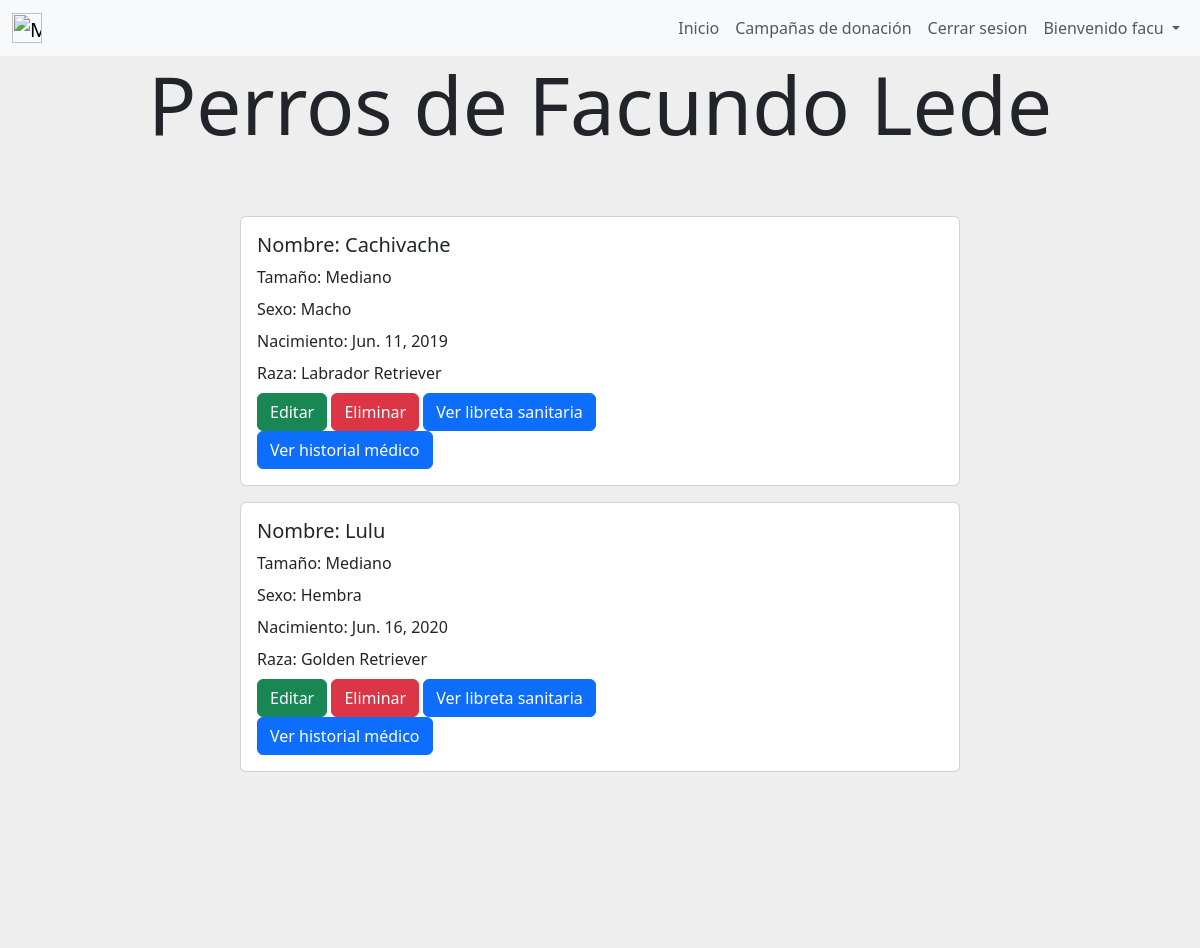
The page /ver_perros_cliente/2/ (signed in) on the database its author committed.
### user/models.py (models this page shows)
class User(AbstractUser):
    dni = models.CharField(max_length=8, unique=True)
    email = models.EmailField(unique=True)

### gestion_de_mascotas/models.py (models this page shows, shortened)
class Perro(models.Model):
    nombre = models.CharField(verbose_name="Nombre",max_length=30)
    size = models.CharField(verbose_name="Tamaño", max_length=50)
    owner = models.ForeignKey(User, on_delete=models.CASCADE)
    raza = models.ForeignKey(Raza, on_delete=models.CASCADE, default=None, null=True)
    sexo = models.CharField(max_length=30,null=True, default=None)
    nacimiento = models.DateField()
    class Meta:
        unique_together = (('nombre', 'owner'))
        verbose_name='perro'
        verbose_name_plural='perros'

class Raza(models.Model):
    nombre = models.CharField(max_length=50)
    class Meta():
        verbose_name = "Raza"
        verbose_name_plural = "Razas"
    def __str__(self) :
        return self.nombre

### gestion_de_mascotas/views.py (the view)
# urls.py: path('ver_perros_cliente/<id>/',views.ver_perros_cliente, name= "ver_perros_cliente"),
def ver_perros_cliente(request, id):
    perro_owner = User.objects.get(id=id)
    perros_cliete = Perro.objects.filter(owner = perro_owner)
    return render(request,"gestion_de_mascotas/perros_cliente.html",{'perros':perros_cliete, "cliente":perro_owner})

### gestion_de_mascotas/templates/gestion_de_mascotas/perros_cliente.html (shortened to what this page needs)
{% extends "gestion_de_usuarios/base.html" %}
{% block content %}
{% if user.is_authenticated %}
<div style="background-color:#eee;height: 20%;text-align: center;">
    <h1 class="display-1">Perros de {{cliente.first_name}} {{cliente.last_name}}</h1>
</div>
{% if perros.count == 0 %}
<div style="background-color: #eee;background-position: center;background-size: cover; align-items: center;justify-content: center;display: flex;">
    <div class="card mb-3 element-home-color" style="width: 60%;">
        <div class="row g-0">
            <div class="card">
                <div class="card-body">
                    Aún no hay ningún perro.
                </div>
            </div>
        </div>
    </div>
</div>
{% else %}
        {% for perro in perros %}
        <div style="background-color: #eee;background-position: center;background-size: cover; align-items: center;justify-content: center;display: flex;">
            <div class="card mb-3 element-home-color" style="width: 60%;">
                <div class="row g-0">
                <div class="col-md-8">
                    <div class="card-body">
                    <h5 class="card-title">Nombre: {{perro.nombre}}</h5>
                    <p class="card-title">Tamaño: {{perro.size}}</p>
                    <p class="card-title">Sexo: {{perro.sexo}}</p>
                    <p class="card-title">Nacimiento: {{perro.nacimiento}}</p>
                    <p class="card-title">Raza: {{perro.raza}}</p>
                    <a class="btn btn-success" href="{% url 'editar_perro' perro.id %}" style="color:white;">Editar</a>
                    <a href ="#" class="btn btn-danger" onclick="delete_perro({{perro.id}})" style="color:white;">Eliminar</a>
                    <a href ="{% url 'ver_libreta_sanitaria' perro.id %}" class="btn btn-primary" style="color:white;">Ver libreta sanitaria</a>
                    <a href ="{% url 'ver_historial_medico' perro.id %}" class="btn btn-primary" style="color:white;">Ver historial médico</a>
                    </div>
                </div>
                </div>
            </div>
        </div>
        {% endfor %}
<div style="background-color:#eee;height: 20%;">
</div>
{% endif %}
{% else %}
    <img src="https://st.depositphotos.com/31068556/51146/v/600/depositphotos_511461970-stock-illustration-concept-design-of-an-empty.jpg" class="img-fluid rounded-start" alt="..." style="border-radius: 4px;">
{% endif %}
{% endblock %}

### gestion_de_usuarios/templates/gestion_de_usuarios/base.html (shortened to what this page needs)
<nav class="navbar navbar-expand-lg navbar-light bg-light">
    <div class="container-fluid">
        <a class="navbar-brand mt-2 mt-lg-0" href="{% url 'home' %}">
          <img
            src="https://media.discordapp.net/attachments/1084960115909722185/1098246667553218660/image.png?width=970&height=609"
            height="30"
            alt="MDB Logo"
            loading="lazy"
          />
        </a>
        <div>
        <ul class=" navbar-nav me-auto mb-2 mb-lg-0 ">
          <li class="nav-item">
            <a class="nav-link"  href="{% url 'home' %}">Inicio</a>
          </li>
          <li class="nav-item">
            <a class="nav-link"  href="{% url 'ver_campanias_de_donacion' %}">Campañas de donación</a>
          </li>
          {% if user.is_authenticated %}
            <li class="nav-item">
              <a class="nav-link"  href="{% url 'cerrar_sesion' %}">Cerrar sesion</a>
            </li>
            {% if not user.is_superuser %}
            <li class="nav-item dropdown">
              <div class="dropdown">
                <a class="nav-link dropdown-toggle" href="#" role="button" data-bs-toggle="dropdown" aria-expanded="false">
                  Bienvenido {{user.username}}
                </a>
              </div>
            </li>
            {% endif %}
          {% endif %}
        </ul>
      </div>
    </div>
</nav>
    {% block content %}
    {% endblock %}
    <link href="https://cdn.jsdelivr.net/npm/bootstrap@5.3.0-alpha2/dist/css/bootstrap.min.css" rel="stylesheet">

### rows shown on the page
User: username "facu"
User: first_name "Facundo", last_name "Lede"
Perro: nombre "Cachivache", size "Mediano", sexo "Macho", nacimiento "Jun. 11, 2019", raza "Labrador Retriever"
Perro: nombre "Lulu", size "Mediano", sexo "Hembra", nacimiento "Jun. 16, 2020", raza "Golden Retriever"
